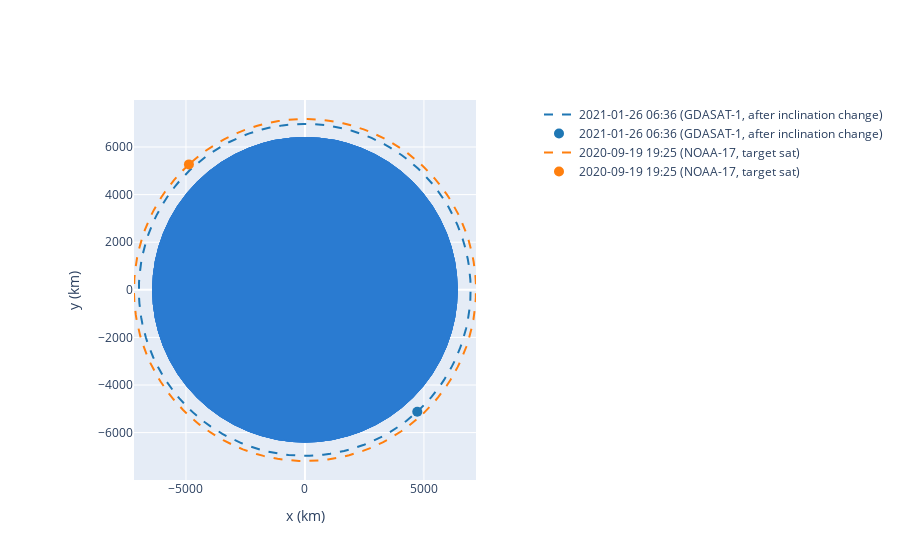

Notebook cell for this chart:
### Code cell
plot = OrbitPlotter2D()
plot.plot(orb4, label="GDASAT-1, after inclination change")
plot.plot(orb_target, label="NOAA-17, target sat")
plot.show()

### Figure 1 — Plotly figure (JSON) as saved in the notebook; plotly's stock layout.template omitted (floating-point values rounded to 4 significant figures; data arrays with more than 128 entries replaced by an {"elided": "..."} marker saying what was removed)
{"data": [{"hoverinfo": "none", "line": {"color": "rgb(31, 119, 180)", "dash": "dash", "width": 2}, "mode": "lines", "name": "2021-01-26 06:36 (GDASAT-1, after inclination change)", "type": "scatter", "x": {"elided": "150 float values"}, "y": {"elided": "150 float values"}}, {"marker": {"color": "rgb(31, 119, 180)", "size": 10}, "mode": "markers", "name": "2021-01-26 06:36 (GDASAT-1, after inclination change)", "type": "scatter", "x": [4720.0], "y": [-5123.0]}, {"hoverinfo": "none", "line": {"color": "rgb(255, 127, 14)", "dash": "dash", "width": 2}, "mode": "lines", "name": "2020-09-19 19:25 (NOAA-17, target sat)", "type": "scatter", "x": {"elided": "150 float values"}, "y": {"elided": "150 float values"}}, {"marker": {"color": "rgb(255, 127, 14)", "size": 10}, "mode": "markers", "name": "2020-09-19 19:25 (NOAA-17, target sat)", "type": "scatter", "x": [-4876.0], "y": [5270.0]}], "layout": {"autosize": true, "shapes": [{"fillcolor": "#2a7bd1", "line": {"color": "#2a7bd1"}, "opacity": 1, "type": "circle", "x0": -6378.0, "x1": 6378.0, "xref": "x", "y0": -6378.0, "y1": 6378.0, "yref": "y"}, {"fillcolor": "#2a7bd1", "line": {"color": "#2a7bd1"}, "opacity": 1, "type": "circle", "x0": -6378.0, "x1": 6378.0, "xref": "x", "y0": -6378.0, "y1": 6378.0, "yref": "y"}, {"fillcolor": "#2a7bd1", "line": {"color": "#2a7bd1"}, "opacity": 1, "type": "circle", "x0": -6378.0, "x1": 6378.0, "xref": "x", "y0": -6378.0, "y1": 6378.0, "yref": "y"}, {"fillcolor": "#2a7bd1", "line": {"color": "#2a7bd1"}, "opacity": 1, "type": "circle", "x0": -6378.0, "x1": 6378.0, "xref": "x", "y0": -6378.0, "y1": 6378.0, "yref": "y"}, {"fillcolor": "#2a7bd1", "line": {"color": "#2a7bd1"}, "opacity": 1, "type": "circle", "x0": -6378.0, "x1": 6378.0, "xref": "x", "y0": -6378.0, "y1": 6378.0, "yref": "y"}], "xaxis": {"constrain": "domain", "title": {"text": "x (km)"}}, "yaxis": {"scaleanchor": "x", "title": {"text": "y (km)"}}}}
